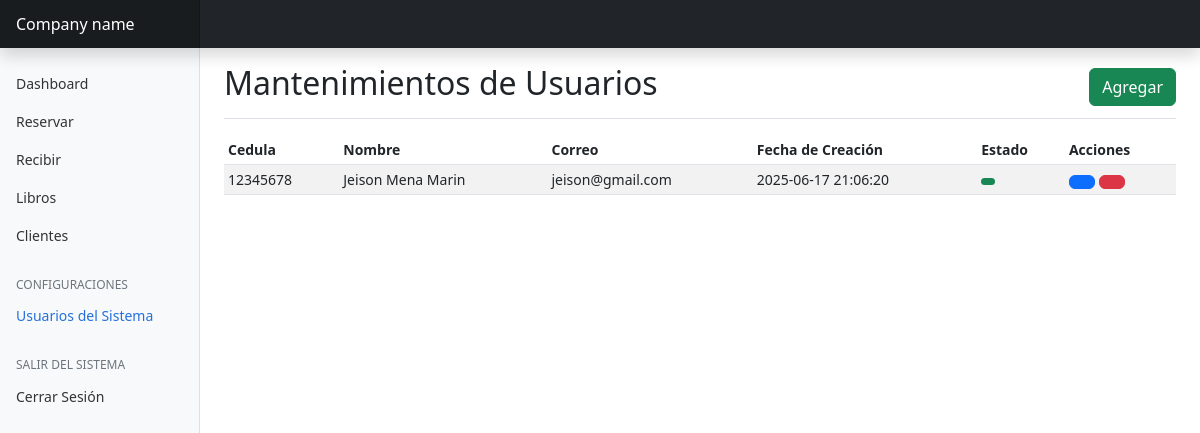
The page /pages/usuarios.php (signed in) on the database its author committed.
### tables this page shows
CREATE TABLE `usuario` (
  `id` int(11) NOT NULL,
  `nombre` varchar(128) NOT NULL,
  `correo` varchar(128) NOT NULL,
  `contra` varchar(64) NOT NULL,
  `cedula` varchar(128) NOT NULL,
  `fecha_creacion` datetime NOT NULL DEFAULT current_timestamp(),
  `estado` int(1) NOT NULL DEFAULT 1 COMMENT '1=activo, 0=inactivo'
);

### system/session.php (called while the page is built, shortened)
<?php
require 'config.php';
$usario = mysqli_query($conn, "SELECT * FROM usuario WHERE id = '{$_SESSION['usuario_id']}' LIMIT 1");

### pages/usuarios.php (the view, shortened to what this page needs)
<?php
require '../system/session.php';
require '../layout/header.php';
?>
<div class="d-flex justify-content-between flex-wrap flex-md-nowrap align-items-center pt-3 pb-2 mb-3 border-bottom">
    <h1 class="h2">Mantenimientos de Usuarios</h1>
    <div class="btn-toolbar mb-2 mb-md-0">
        <button type="button" class="btn btn-success" data-bs-toggle="modal" data-bs-target="#addModal">
            Agregar
        </button>
    </div>
</div>
<div class="table-responsive">
    <table class="table table-striped table-sm">
        <thead>
            <tr>
                <th scope="col">Cedula</th>
                <th scope="col">Nombre</th>
                <th scope="col">Correo</th>
                <th scope="col">Fecha de Creación</th>
                <th scope="col">Estado</th>
                <th scope="col">Acciones</th>
            </tr>
        </thead>
        <tbody>
            <?php
            $usuarios = mysqli_query($conn, "SELECT * FROM usuario WHERE estado != 0 ORDER BY nombre ASC");
            if(mysqli_num_rows($usuarios)==0){
                echo "<tr><td colspan='6' class='text-center'>No hay usuarios registrados.</td></tr>";
            }else{
                foreach ($usuarios as $usuario) {
                    $estado_color = $usuario['estado'] == 1 ? 'success' : 'danger';
                    $estado_nombre = $usuario['estado'] == 1 ? '<span data-feather="check-circle" class="align-text-bottom"></span>'
                        : '<span data-feather="clock" class="align-text-bottom"></span>';
                    echo "<tr id=\"usuario-{$usuario['id']}\">
                                        <td>{$usuario['cedula']}</td>
                                        <td>{$usuario['nombre']}</td>
                                        <td>{$usuario['correo']}</td>
                                        <td>{$usuario['fecha_creacion']}</td>
                                        <td><span class=\"badge text-bg-$estado_color\">$estado_nombre</span></td>
                                        <td>
                                            <button onclick='editarUsuario({$usuario['id']})' class='btn btn-primary'><span data-feather=\"edit\" class=\"align-text-bottom\"></span></button>
                                            <button onclick='eliminarUsuario({$usuario['id']})' class='btn btn-danger'><span data-feather=\"trash\" class=\"align-text-bottom\"></span></button>
                                        </td>
                                    </tr>";
                }
            }
            ?>
        </tbody>
    </table>
<?php
require '../layout/footer.php';

### css/dashboard.css (style rules this page uses)
body { font-size: .875rem; }

### rows shown on the page
usuario: cedula "12345678", nombre "Jeison Mena Marin", correo "jeison@gmail.com", fecha_creacion "2025-06-17 21:06:20", estado 1 (drawn)
